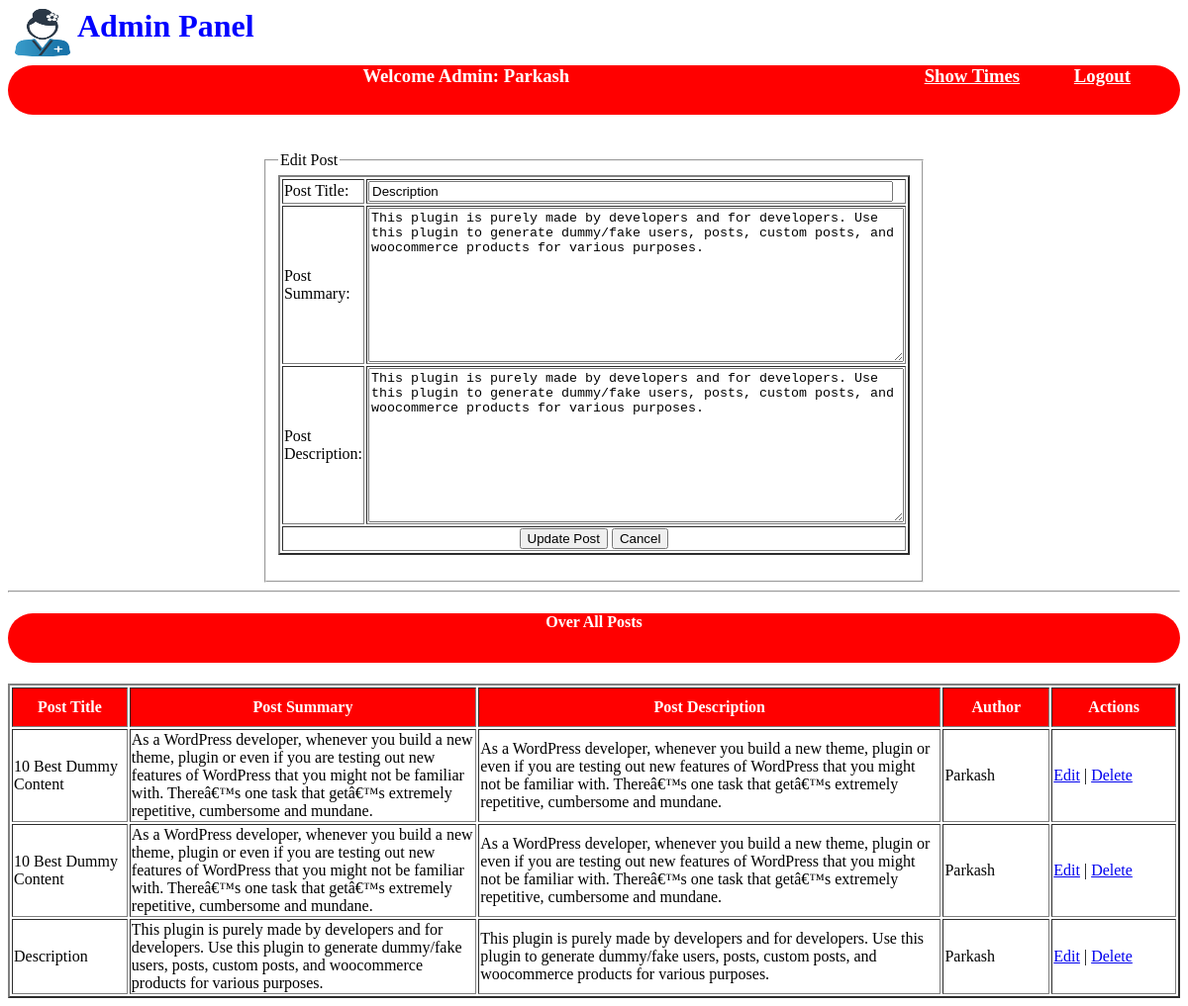
Page /Admin/index.php?post_id=4 (signed in) on the committed database.
### tables this page shows
CREATE TABLE `posts` (
  `post_id` int(11) NOT NULL,
  `user_role_id` int(11) NOT NULL,
  `post_title` varchar(100) NOT NULL,
  `post_summary` text NOT NULL,
  `post_description` longtext NOT NULL
);

CREATE TABLE `users` (
  `user_id` int(11) NOT NULL,
  `fullname` varchar(20) NOT NULL,
  `email` varchar(20) NOT NULL,
  `user_password` varchar(20) NOT NULL,
  `gender` enum('Male','Female') NOT NULL,
  `login_time` datetime DEFAULT NULL,
  `logout_time` datetime DEFAULT NULL
);

### Admin/index.php (the view, shortened to what this page needs)
<?php
require("function.php");
?>
<!DOCTYPE html>
<html>
<head>
</head>
<body>
		<img src="img.png" width="70px" height="50" style="float: left;">
		<h1 style="color: blue; font-family: fantasy;">Admin Panel</h1>
	<center>
		<h3 class="center">
			Welcome Admin: <?php echo $_SESSION['user']['fullname']; ?>
			<span style="float:right;">
			<div class="log">
				<a href="show.php">Show Times</a>
				<a href="../logout.php" >Logout</a>
			</div>
			</span>
		</h3>
		<br />
		<?php
				if(isset($_REQUEST['post_id'])){
					getEditPostForm($_REQUEST['post_id']);
				}else{
					getAddPostForm();
				}
		?>
		<hr />
		<h4 style="background: red;height: 50px;border-radius: 40px; color: white">Over All Posts</h4>
		<table border="2" >
			<tr>
				<th width="10%">Post Title</th>
				<th width="30%">Post Summary</th>
				<th width="40%">Post Description</th>
				<th>Author</th>
				<th>Actions</th>
			</tr>
			<?php
				$result  = getAllPosts();
				if($result->num_rows > 0){
					while($row = mysqli_fetch_assoc($result)){
							?>
							<tr>
								<td>
									<?php echo $row['post_title']; ?>
								</td>
								<td>
									<?php echo $row['post_summary']; ?>
								</td>
								<td>
									<?php echo $row['post_description']; ?>
								</td>
								<td>
									<?php
									$author_info = getUserInformationByUserRoleId($row['user_role_id']);
									?>
									<?php echo $author_info['fullname']; ?>
								</td>
								<td>
									<a href="index.php?post_id=<?php echo $row['post_id']; ?>">Edit</a> | <a href="process_post.php?action=delete&post_id=<?php echo $row['post_id']; ?>">Delete</a>
								</td>
							</tr>
							<?php
					}
				}else{
						?>
						<tr>
							<td colspan="4">Post Not Avaiable</td>
						</tr>
						<?php
				}
			?>
		</table>
	</center>
</body>
</html>

### Admin/function.php (shortened to what this page needs)
<?php
	require_once("../include/connection.php");
		?>
		<?php
	function getAllPosts(){
		global $connect;
		$query = "SELECT * FROM `posts` ORDER BY `posts`.`post_id` DESC";
		return mysqli_query($connect,$query);
	}
	function getUserInformationByUserRoleId($user_role_id){
			global $connect;
			$query = "SELECT `users`.* FROM `users`,`user_role`
			WHERE `user_role`.`user_id` = `users`.`user_id`
			AND `user_role`.`user_role_id` = ".$user_role_id;
			$result = mysqli_query($connect,$query);
			return mysqli_fetch_assoc($result);
	}
	function getPostByPostId($post_id){
		global $connect;
			$query = "SELECT * FROM `posts` WHERE `posts`.`post_id` = ".$post_id;
			$result = mysqli_query($connect,$query);
			return mysqli_fetch_assoc($result);
	}
	function getEditPostForm($post_id){
		?>
			<fieldset style="width: 50%;">
					<legend>Edit Post</legend>
			<?php
				$post_data = getPostByPostId($post_id);
			?>
			<form action="process_post.php" method="POST">
				<table border="2" style="width:100%" >
					<tr>
						<td>Post Title: </td>
						<td><input type="text" name="post_title" required="" value="<?php echo $post_data['post_title'] ?>" style="width:98%"></td>
					</tr>
					<tr>
						<td>Post Summary: </td>
						<td>
							<textarea rows="10" cols="65" name="post_summary" required=""><?php echo $post_data['post_summary'] ?></textarea>
						</td>
					</tr>
					<tr>
						<td>Post Description: </td>
						<td>
							<textarea rows="10" cols="65" name="post_description" required=""><?php echo $post_data['post_description'] ?></textarea>
						</td>
					</tr>
					<tr>
						<td colspan="2" style="text-align: center;">
							<input type="submit" name="update_post" value="Update Post" />
							<input type="reset" name="reset" value="Cancel" />
						</td>
					</tr>
				</table>
			</form>
			</fieldset>
		<?php
	}
?>

### Admin/index.php (style rules this page uses)
th { height: 30px; padding: 10px; background-color: red; color: white; }
.center { background: red; width: 100%; height: 50px; border-radius: 50px; color: white; }
.log a { color: white; margin-right: 50px; }

### rows in the picture
posts: post_title "Description", post_summary "This plugin is purely made by developers and for developers. Use this plugin to generate dummy/fake users, posts, custom posts, and woocommerce products for various purposes.", post_description "This plugin is purely made by developers and for developers. Use this plugin to generate dummy/fake users, posts, custom posts, and woocommerce products for various purposes.", users.fullname "Parkash"
posts: post_title "10 Best Dummy Content", post_summary "As a WordPress developer, whenever you build a new theme, plugin or even if you are testing out new features of WordPress that you might not be familiar with. Thereâ€™s one task that getâ€™s extremely repetitive, cumbersome and mundane.", post_description "As a WordPress developer, whenever you build a new theme, plugin or even if you are testing out new features of WordPress that you might not be familiar with. Thereâ€™s one task that getâ€™s extremely repetitive, cumbersome and mundane.", users.fullname "Parkash"
posts: post_title "10 Best Dummy Content", post_summary "As a WordPress developer, whenever you build a new theme, plugin or even if you are testing out new features of WordPress that you might not be familiar with. Thereâ€™s one task that getâ€™s extremely repetitive, cumbersome and mundane.", post_description "As a WordPress developer, whenever you build a new theme, plugin or even if you are testing out new features of WordPress that you might not be familiar with. Thereâ€™s one task that getâ€™s extremely repetitive, cumbersome and mundane.", users.fullname "Parkash"

### other values in the picture
$_SESSION['user']['fullname'] "Parkash"
